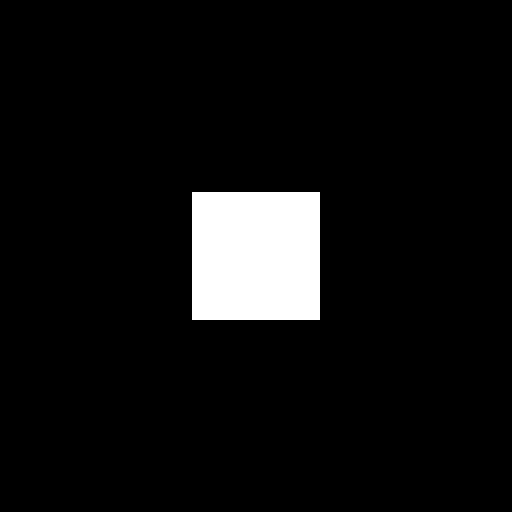
%> input picture sandbox/pulse.png, 512 x 512 px
$ octave fftpulse.m   (GNU Octave 9; MATLAB toolbox functions it lacks are replaced by stand-ins)
%> lines starting %> are read from the running program, lines starting %| are printed output that depends on the picture; in (x1, y1, x2, y2) boxes, pixels count from 0 and x2, y2 are one past the last pixel; in counts of white or black regions, pixels touching at a corner belong together; the program's own positions count from 1
# https://www.youtube.com/watch?v=XofmaKJ8RnA

img_pulse = double(imread('pulse.png'));
%> img_pulse: size 512x512x3 double; 6.2% white; 1 white region, box (x1, y1, x2, y2) and area: (192, 192, 320, 320) 16384
img_pulse = rgb2gray(img_pulse);
pulse_freq = fft2(img_pulse);
imshow(pulse_freq)
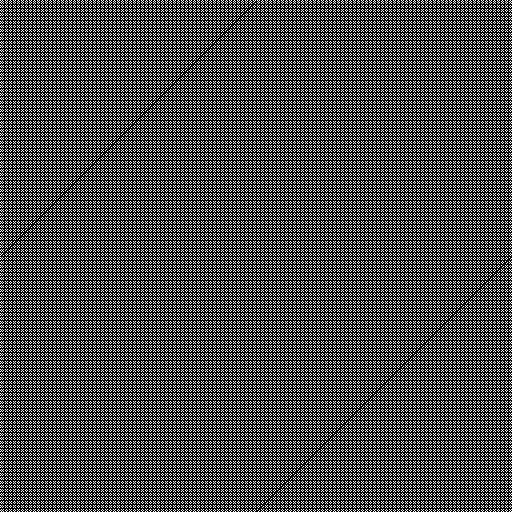
%> displayed picture: size 512x512, on the screen's scale of 0 to 255; 28.2% white in thin lines or dots
imshow(abs(pulse_freq))
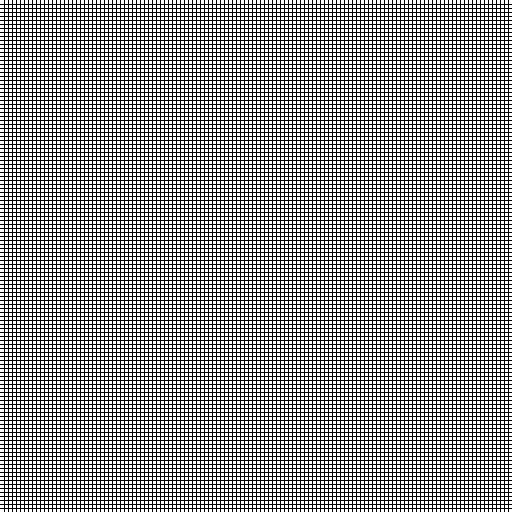
%> displayed picture: size 512x512, on the screen's scale of 0 to 255; 56.5% white; black in thin lines or dots
imshow(imadjust(abs(pulse_freq)))
%> (the run ends here)
